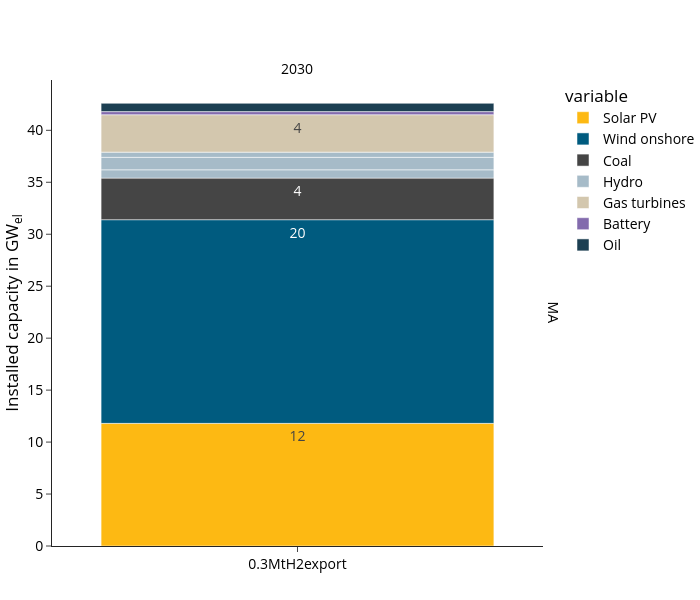

The notebook cell saved with this chart:
### Code cell
fig_name = "electricity_installed_capacity_GW"
fig = px.bar(
    df, 
    **fig_kwargs,
    #barmode="stack",
    color_discrete_map=colors["electricity"],
    category_orders={
        "variable":list(colors["electricity"].keys()),
        "scen": scen_order
        },
    #facet_col_spacing=0.1,
    #range_y=(0,supply_sum_df.max().value*1.1),
    labels={"value":"Installed capacity in GW<sub>el</sub>","year":"",
            #"variable":"",
            "scen":""},
)
update_layout(fig)

print("Totals per scenario and year:", supply_sum_df)
fig.show()
#save_plotly_fig(df, fig, fig, sdir, f"{idx_group_name}_{fig_name}")

### Figure 1 — Plotly figure (JSON) as saved in the notebook; plotly's stock layout.template omitted (floating-point values rounded to 4 significant figures)
{"data": [{"hovertemplate": "variable=Solar PV<br>country=MA<br>=%{x}<br>Installed capacity in GW<sub>el</sub>=%{text}<extra></extra>", "legendgroup": "Solar PV", "marker": {"color": "#fdb913", "pattern": {"shape": ""}}, "name": "Solar PV", "orientation": "v", "showlegend": true, "text": [11.8], "textangle": 0, "textposition": "inside", "texttemplate": "%{y:.0f}", "type": "bar", "x": ["0.3MtH2export"], "xaxis": "x", "y": [11.8], "yaxis": "y"}, {"hovertemplate": "variable=Wind onshore<br>country=MA<br>=%{x}<br>Installed capacity in GW<sub>el</sub>=%{text}<extra></extra>", "legendgroup": "Wind onshore", "marker": {"color": "#005b7f", "pattern": {"shape": ""}}, "name": "Wind onshore", "orientation": "v", "showlegend": true, "text": [19.6], "textangle": 0, "textposition": "inside", "texttemplate": "%{y:.0f}", "type": "bar", "x": ["0.3MtH2export"], "xaxis": "x", "y": [19.6], "yaxis": "y"}, {"hovertemplate": "variable=Coal<br>country=MA<br>=%{x}<br>Installed capacity in GW<sub>el</sub>=%{text}<extra></extra>", "legendgroup": "Coal", "marker": {"color": "#454545", "pattern": {"shape": ""}}, "name": "Coal", "orientation": "v", "showlegend": true, "text": [4.0], "textangle": 0, "textposition": "inside", "texttemplate": "%{y:.0f}", "type": "bar", "x": ["0.3MtH2export"], "xaxis": "x", "y": [4.0], "yaxis": "y"}, {"hovertemplate": "variable=Hydro<br>country=MA<br>=%{x}<br>Installed capacity in GW<sub>el</sub>=%{text}<extra></extra>", "legendgroup": "Hydro", "marker": {"color": "#a6bbc8", "pattern": {"shape": ""}}, "name": "Hydro", "orientation": "v", "showlegend": true, "text": [0.8, 1.2, 0.5], "textangle": 0, "textposition": "inside", "texttemplate": "%{y:.0f}", "type": "bar", "x": ["0.3MtH2export", "0.3MtH2export", "0.3MtH2export"], "xaxis": "x", "y": [0.8, 1.2, 0.5], "yaxis": "y"}, {"hovertemplate": "variable=Gas turbines<br>country=MA<br>=%{x}<br>Installed capacity in GW<sub>el</sub>=%{text}<extra></extra>", "legendgroup": "Gas turbines", "marker": {"color": "#d3c7ae", "pattern": {"shape": ""}}, "name": "Gas turbines", "orientation": "v", "showlegend": true, "text": [3.6], "textangle": 0, "textposition": "inside", "texttemplate": "%{y:.0f}", "type": "bar", "x": ["0.3MtH2export"], "xaxis": "x", "y": [3.6], "yaxis": "y"}, {"hovertemplate": "variable=Battery<br>country=MA<br>=%{x}<br>Installed capacity in GW<sub>el</sub>=%{text}<extra></extra>", "legendgroup": "Battery", "marker": {"color": "#836bad", "pattern": {"shape": ""}}, "name": "Battery", "orientation": "v", "showlegend": true, "text": [0.3], "textangle": 0, "textposition": "inside", "texttemplate": "%{y:.0f}", "type": "bar", "x": ["0.3MtH2export"], "xaxis": "x", "y": [0.3], "yaxis": "y"}, {"hovertemplate": "variable=Oil<br>country=MA<br>=%{x}<br>Installed capacity in GW<sub>el</sub>=%{text}<extra></extra>", "legendgroup": "Oil", "marker": {"color": "#1c3f52", "pattern": {"shape": ""}}, "name": "Oil", "orientation": "v", "showlegend": true, "text": [0.8], "textangle": 0, "textposition": "inside", "texttemplate": "%{y:.0f}", "type": "bar", "x": ["0.3MtH2export"], "xaxis": "x", "y": [0.8], "yaxis": "y"}], "layout": {"annotations": [{"font": {}, "showarrow": false, "text": "2030", "x": 0.49, "xanchor": "center", "xref": "paper", "y": 1, "yanchor": "bottom", "yref": "paper"}, {"font": {}, "showarrow": false, "text": "MA", "textangle": 90, "x": 0.98, "xanchor": "left", "xref": "paper", "y": 0.5, "yanchor": "middle", "yref": "paper"}], "barmode": "relative", "height": 600, "legend": {"title": {"text": "variable"}, "tracegroupgap": 0}, "width": 700, "xaxis": {"anchor": "y", "categoryarray": [], "categoryorder": "array", "domain": [0, 0.98], "title": {"text": ""}}, "yaxis": {"anchor": "x", "domain": [0, 1], "title": {"text": "Installed capacity in GW<sub>el</sub>"}}}}
